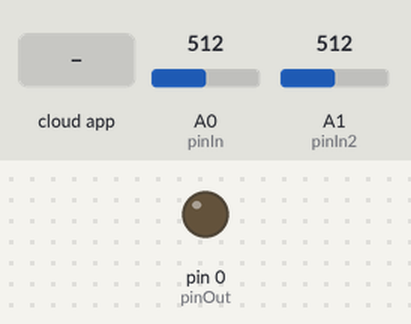
The sketch below on a simulated Arduino Uno, built with avr-gcc and run on an emulated ATmega328P. On the bench: output pins drawn as LEDs (lit = HIGH). The test bench sets the inputs (shaded band); at power-on: A0 (pinIn) = 512, A1 (pinIn2) = 512. The ROS host is connected and sends only what is stated.

Above: at 1.2 s.
1.3 s: the phone or cloud app sets sync to 0
At 2.5 s:
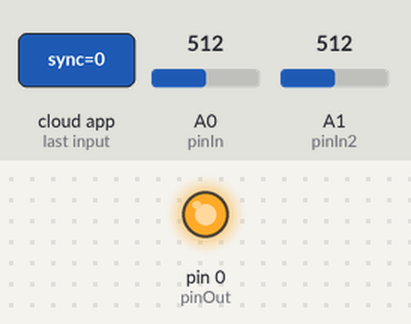
2.8 s: the phone or cloud app sets sync to 1
At 3.6 s:
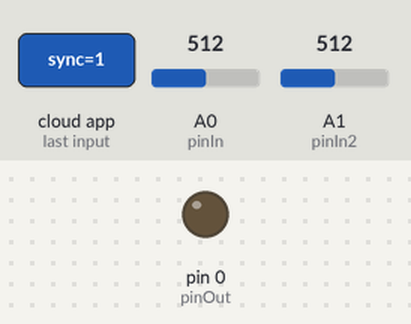
Timing chart, 0 to 5.8 s (numbered marks = the images above; inputs shaded):
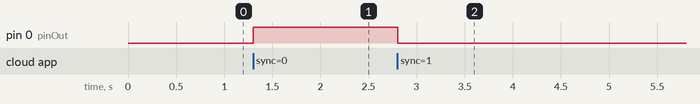

The sketch:

sketch_sep17a.ino
```cpp
#define USE_USBCON
#include <ros.h>
#include <std_msgs/Int16MultiArray.h>
#include <std_msgs/Bool.h>
#include <Thread.h>
#include <ThreadController.h>

ros::NodeHandle nh;
bool flagSwitch = true;
int pinIn = A0;
int pinIn2 = A1;
int pinOut = 0;
int cur_sync = LOW;
int valA = 0;
int valB = 0;
int valArray[20] = {0, 0, 0, 0, 0, 0, 0, 0, 0, 0,0, 0, 0, 0, 0, 0, 0, 0, 0, 0};
int syncArray[20] = {0, 0, 0, 0, 0, 0, 0, 0, 0, 0,0, 0, 0, 0, 0, 0, 0, 0, 0, 0};
std_msgs::Int16MultiArray msg_val;
std_msgs::Int16MultiArray msg_sync;
ros::Publisher pub_val("/afo_arduino/analog_val", &msg_val);
ros::Publisher pub_sync("/afo_arduino/sync_val", &msg_sync);
Thread receiveThread = Thread();
Thread pubThread = Thread();
ThreadController threadControl = ThreadController();

void sync_cb(const std_msgs::Bool& msg){
  if (cur_sync == HIGH) cur_sync = LOW;
  else cur_sync = HIGH;
  digitalWrite(pinOut, cur_sync);

}
ros::Subscriber<std_msgs::Bool> sub_sync("/afo_gui/sync", &sync_cb);

void receiveSync(){

  valA = analogRead(pinIn);
  valB = analogRead(pinIn2);

  flagSwitch = true;
  for (int i=1; i<20;i++){
    valArray[i-1] = valArray[i] + 0;
    syncArray[i-1] = syncArray[i] + 0;
  }
  valArray[19] = valA;
  syncArray[19] = valB;

  flagSwitch = false;
}

void pubMsg(){
  while(flagSwitch){
    continue;
  }
//  for (int j = 0; j < 10; j++){
  msg_val.data = valArray;
  msg_sync.data = syncArray;
  //}
  pub_val.publish(&msg_val);
  pub_sync.publish(&msg_sync);
  nh.spinOnce();
}

void setup(){
  pinMode(pinIn, INPUT);
  pinMode(pinIn2, INPUT);
  pinMode(pinOut, OUTPUT);
  nh.initNode();
  nh.advertise(pub_val);
  nh.advertise(pub_sync);
  nh.subscribe(sub_sync);
  msg_val.data_length = 20;
  msg_sync.data_length = 20;
  // Thread Setup
  receiveThread.onRun(receiveSync);
  receiveThread.setInterval(1);
  pubThread.onRun(pubMsg);
  pubThread.setInterval(10);
  threadControl.add(&receiveThread);
  threadControl.add(&pubThread);
}

void loop(){
  threadControl.run();
}
```

Measured:
- after the input at 1.3 s, pin 0 (pinOut): LOW → HIGH at once
- after the input at 2.8 s, pin 0 (pinOut): HIGH → LOW at once
